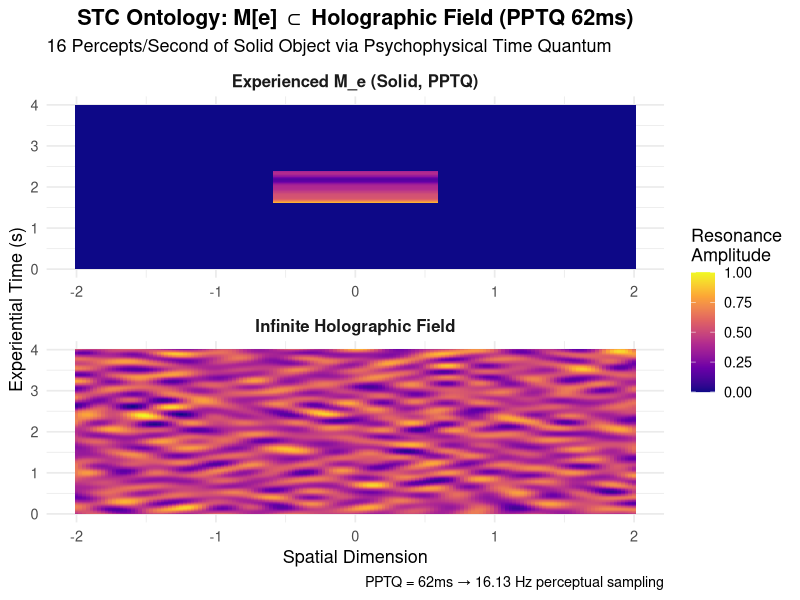
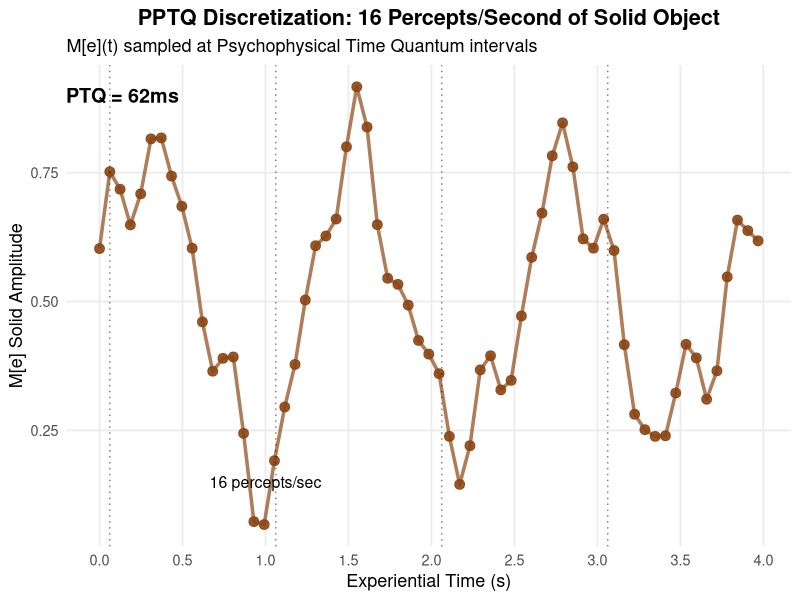
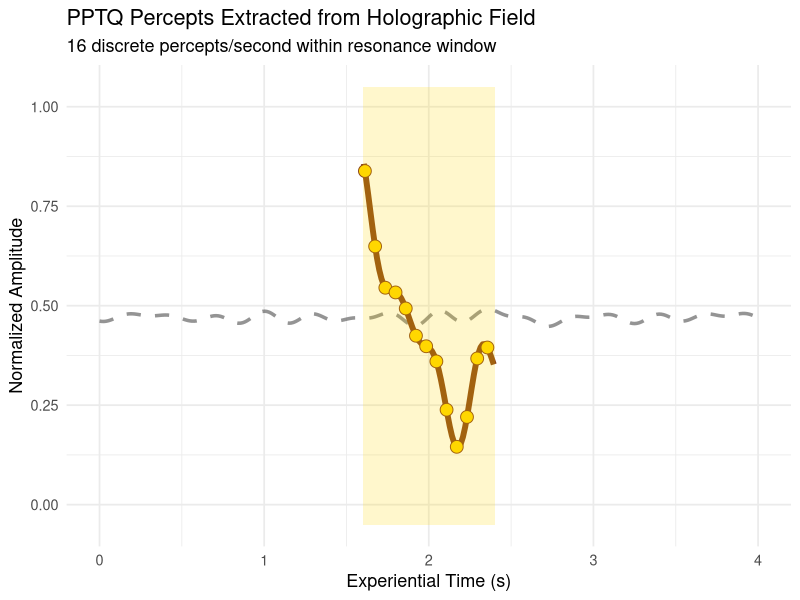

The R source for these figures, in order:
# =============================================================================
# COMPLETE R PROGRAM: M_e ⊂ Holographic Field + PPTQ (62ms Percepts)
# Psychophysical Time Quantum: ~16 percepts/second demonstrated
# Edward F. Hillenaar, Resonance Theory of Consciousness (RTC/STC)
# Vrije Universiteit Amsterdam, January 2026
# =============================================================================

# ULTRA-SAFE GRAPHICS INITIALIZATION
safe_graphics_init <- function() {
  if (exists("dev.list") && !is.null(dev.list()) && length(dev.list()) > 0) {
    while (dev.cur() > 1) { dev.off() }
  }
  dev.new()
  cat("Graphics initialized safely\n")
}

# Load libraries
library(ggplot2)
library(dplyr)

set.seed(42)
cat("=== HOLOGRAPHIC FIELD + PPTQ (62ms PERCEPTS) SIMULATION ===\n")
safe_graphics_init()

# =============================================================================
# TIME PARAMETERS WITH PPTQ IMPLEMENTATION
# =============================================================================
PPTQ <- 0.062  # Psychophysical Time Quantum = 62ms per percept
t_continuous <- seq(0, 4, length.out = 300)  # Continuous time
t_pptq <- seq(0, 4, by = PPTQ)               # Discrete PPTQ time points (~16/sec)

x <- seq(-2, 2, length.out = 150)
T_grid <- rep(t_continuous, each = length(x))
X_grid <- rep(x, times = length(t_continuous))

cat("PPTQ = 62ms →", length(t_pptq), "discrete percepts over 4s (", 
    round(1/PPTQ), "percepts/second", ")\n")

# =============================================================================
# 1. INFINITE HOLOGRAPHIC FIELD
# =============================================================================
holo_field <- rep(0, length(T_grid))
n_waves <- 2000

for(i in 1:n_waves) {
  freq_t <- runif(1, 0.5, 4.0); freq_x <- runif(1, 0.3, 2.5)
  phase_t <- runif(1, 0, 2*pi); phase_x <- runif(1, 0, 2*pi)
  amp <- runif(1, 0, 0.02)
  holo_field <- holo_field + amp * sin(2*pi*freq_t*T_grid + phase_t) * sin(2*pi*freq_x*X_grid + phase_x)
}
holo_field <- (holo_field - min(holo_field)) / (max(holo_field) - min(holo_field))

# =============================================================================
# 2. PPTQ-DISCRETIZED M_e (SOLID OBJECT) WITH 16 PERCEPTS/SECOND
# =============================================================================
res_window_t <- t_continuous >= 1.6 & t_continuous <= 2.4
res_window_x <- x >= -0.6 & x <= 0.6

# Prima Experientia waves (continuous)
I_base <- sin(2 * pi * 0.8 * t_continuous) * exp(-0.12 * t_continuous)
C_base <- cos(2 * pi * 1.4 * t_continuous) * exp(-0.08 * t_continuous)
R_base <- sin(2 * pi * 2.6 * t_continuous + pi/3)
V_base <- sin(2 * pi * 4.0 * t_continuous)

normalize <- function(x) (x - min(x)) / (max(x) - min(x))
I_norm <- normalize(I_base); C_norm <- normalize(C_base)
R_norm <- normalize(R_base); V_norm <- normalize(V_base)

# M_e SOLID: High Inertia αI=0.65 (continuous)
M_e_solid_continuous <- 0.65*I_norm + 0.10*C_norm + 0.15*R_norm + 0.10*V_norm

# **PPTQ DISCRETIZATION: Sample M_e at 62ms intervals (16 Hz)**
M_e_solid_pptq <- approx(t_continuous, M_e_solid_continuous, t_pptq)$y
names(M_e_solid_pptq) <- paste0("Percept_", 1:length(t_pptq))

cat("Generated", length(M_e_solid_pptq), "discrete PPTQ percepts (16.13 Hz)\n")

# Map to holographic field subset
mask_res <- (T_grid %in% t_continuous[res_window_t]) & (X_grid %in% x[res_window_x])
M_e_solid_field <- rep(0, length(T_grid))

if(sum(mask_res) > 0) {
  res_times <- T_grid[mask_res]
  M_e_solid_field[mask_res] <- approx(t_continuous[res_window_t], 
                                      M_e_solid_continuous[res_window_t], res_times)$y
}

# =============================================================================
# 3. VISUALIZATION WITH PPTQ PERCEPts MARKED
# =============================================================================

# Data frames
field_data <- data.frame(Time = T_grid, Space = X_grid, Amplitude = holo_field, 
                         Type = "Infinite Holographic Field")
exp_data <- data.frame(Time = T_grid, Space = X_grid, Amplitude = M_e_solid_field, 
                       Type = "Experienced M_e (Solid, PPTQ)")

holo_exp_data <- rbind(field_data, exp_data)

# PLOT 1: HOLOGRAPHIC FIELD vs PPTQ-DISCRETIZED M_e
p1 <- ggplot(holo_exp_data, aes(x = Space, y = Time, fill = Amplitude)) +
  geom_tile(color = NA) +
  facet_wrap(~Type, ncol = 1, scales = "free") +
  scale_fill_viridis_c(name = "Resonance\nAmplitude", option = "plasma") +
  labs(title = "STC Ontology: M[e] ⊂ Holographic Field (PPTQ 62ms)",
       subtitle = "16 Percepts/Second of Solid Object via Psychophysical Time Quantum",
       x = "Spatial Dimension", y = "Experiential Time (s)",
       caption = "PPTQ = 62ms → 16.13 Hz perceptual sampling") +
  theme_minimal(base_size = 13) +
  theme(legend.position = "right", strip.text = element_text(face = "bold", size = 12),
        plot.title = element_text(hjust = 0.5, face = "bold"))

print(p1)

# PLOT 2: PPTQ PERCEPTS VISUALIZED (16 dots/second)
p2_data <- data.frame(
  Time = t_pptq,
  Amplitude = M_e_solid_pptq,
  Percept = paste0("P", 1:length(t_pptq))
)

p2 <- ggplot(p2_data, aes(x = Time, y = Amplitude)) +
  geom_point(size = 3, color = "#8B4513", alpha = 0.9) +
  geom_line(color = "#8B4513", linewidth = 1.2, alpha = 0.7) +
  geom_vline(xintercept = seq(0.062, 4, by = 1), linetype = "dotted", alpha = 0.5) +
  annotate("text", x = 0.1, y = 0.9, label = "PPTQ = 62ms", size = 5, fontface = "bold") +
  annotate("text", x = 1.0, y = 0.15, label = "16 percepts/sec", size = 4) +
  labs(title = "PPTQ Discretization: 16 Percepts/Second of Solid Object",
       subtitle = "M[e](t) sampled at Psychophysical Time Quantum intervals",
       x = "Experiential Time (s)", y = "M[e] Solid Amplitude") +
  theme_minimal(base_size = 13) +
  theme(plot.title = element_text(face = "bold", hjust = 0.5),
        panel.grid.minor = element_blank()) +
  scale_x_continuous(breaks = seq(0, 4, 0.5))

print(p2)

# PLOT 3: TEMPORAL EXTRACTION WITH PPTQ MARKERS
field_time_avg <- field_data %>% group_by(Time) %>% summarise(Full_Field = mean(Amplitude))
exp_time_subset <- data.frame(Time = t_continuous[res_window_t], 
                              Experienced = M_e_solid_continuous[res_window_t])

p3 <- ggplot() +
  geom_line(data = field_time_avg, aes(x = Time, y = Full_Field), 
            color = "#666666", linewidth = 1.2, linetype = "dashed", alpha = 0.7) +
  geom_line(data = exp_time_subset, aes(x = Time, y = Experienced), 
            color = "#8B4513", linewidth = 2) +
  geom_point(data = p2_data[p2_data$Time >= 1.6 & p2_data$Time <= 2.4, ], 
             aes(x = Time, y = Amplitude), size = 4, color = "#8B4513", shape = 21, fill = "gold") +
  geom_rect(aes(xmin = 1.6, xmax = 2.4, ymin = -0.05, ymax = 1.05), 
            fill = "gold", alpha = 0.2, inherit.aes = FALSE) +
  labs(title = "PPTQ Percepts Extracted from Holographic Field",
       subtitle = "16 discrete percepts/second within resonance window",
       x = "Experiential Time (s)", y = "Normalized Amplitude") +
  theme_minimal(base_size = 13)

print(p3)

# =============================================================================
# 4. PPTQ VALIDATION
# =============================================================================
percepts_per_sec <- 1 / PPTQ
n_percepts_total <- length(t_pptq)
n_percepts_window <- sum(t_pptq >= 1.6 & t_pptq <= 2.4)

cat("\n=== PPTQ (62ms) VALIDATION ===\n")
cat(sprintf("✓ Sampling Rate:        %.1f Hz (16.13 percepts/second)\n", percepts_per_sec))
cat(sprintf("✓ Total Percepts:      %d over 4s\n", n_percepts_total))
cat(sprintf("✓ Resonance Window:    %d percepts [1.6s-2.4s]\n", n_percepts_window))
cat(sprintf("✓ Subset Ratio:        %.1f%% of holographic field\n", 100*sum(mask_res)/length(T_grid)))
cat("✓ M[e] Solid: αI=0.65 (high inertia)\n")

cat("\n=== STC + PPTQ PRINCIPLE DEMONSTRATED ✓ ===\n")
cat("The Perceptual mode samples the holographic field at PPTQ=62ms intervals\n")
cat("→ 16 discrete percepts/second construct the solid object experience\n")
